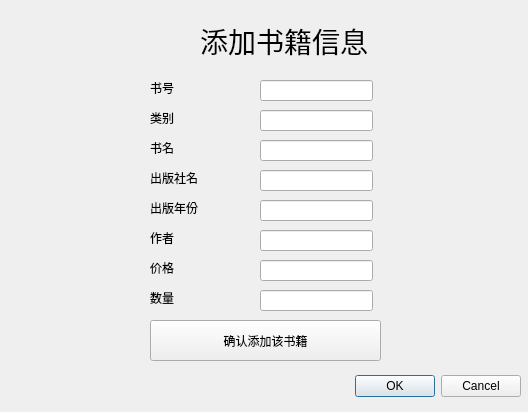
<?xml version="1.0" encoding="UTF-8"?>
<ui version="4.0">
 <class>AddBook</class>
 <widget class="QDialog" name="AddBook">
  <property name="geometry">
   <rect>
    <x>0</x>
    <y>0</y>
    <width>528</width>
    <height>412</height>
   </rect>
  </property>
  <property name="windowTitle">
   <string>Dialog</string>
  </property>
  <widget class="QDialogButtonBox" name="buttonBox">
   <property name="geometry">
    <rect>
     <x>180</x>
     <y>370</y>
     <width>341</width>
     <height>32</height>
    </rect>
   </property>
   <property name="orientation">
    <enum>Qt::Horizontal</enum>
   </property>
   <property name="standardButtons">
    <set>QDialogButtonBox::Cancel|QDialogButtonBox::Ok</set>
   </property>
  </widget>
  <widget class="QLabel" name="label">
   <property name="geometry">
    <rect>
     <x>150</x>
     <y>80</y>
     <width>60</width>
     <height>16</height>
    </rect>
   </property>
   <property name="text">
    <string>书号</string>
   </property>
  </widget>
  <widget class="QLineEdit" name="lineEdit">
   <property name="geometry">
    <rect>
     <x>260</x>
     <y>80</y>
     <width>113</width>
     <height>21</height>
    </rect>
   </property>
  </widget>
  <widget class="QLineEdit" name="lineEdit_2">
   <property name="geometry">
    <rect>
     <x>260</x>
     <y>110</y>
     <width>113</width>
     <height>21</height>
    </rect>
   </property>
  </widget>
  <widget class="QLabel" name="label_2">
   <property name="geometry">
    <rect>
     <x>150</x>
     <y>110</y>
     <width>60</width>
     <height>16</height>
    </rect>
   </property>
   <property name="text">
    <string>类别</string>
   </property>
  </widget>
  <widget class="QLineEdit" name="lineEdit_3">
   <property name="geometry">
    <rect>
     <x>260</x>
     <y>140</y>
     <width>113</width>
     <height>21</height>
    </rect>
   </property>
  </widget>
  <widget class="QLabel" name="label_3">
   <property name="geometry">
    <rect>
     <x>150</x>
     <y>140</y>
     <width>60</width>
     <height>16</height>
    </rect>
   </property>
   <property name="text">
    <string>书名</string>
   </property>
  </widget>
  <widget class="QLineEdit" name="lineEdit_4">
   <property name="geometry">
    <rect>
     <x>260</x>
     <y>170</y>
     <width>113</width>
     <height>21</height>
    </rect>
   </property>
  </widget>
  <widget class="QLabel" name="label_4">
   <property name="geometry">
    <rect>
     <x>150</x>
     <y>170</y>
     <width>60</width>
     <height>16</height>
    </rect>
   </property>
   <property name="text">
    <string>出版社名</string>
   </property>
  </widget>
  <widget class="QLineEdit" name="lineEdit_5">
   <property name="geometry">
    <rect>
     <x>260</x>
     <y>200</y>
     <width>113</width>
     <height>21</height>
    </rect>
   </property>
  </widget>
  <widget class="QLabel" name="label_5">
   <property name="geometry">
    <rect>
     <x>150</x>
     <y>200</y>
     <width>60</width>
     <height>16</height>
    </rect>
   </property>
   <property name="text">
    <string>出版年份</string>
   </property>
  </widget>
  <widget class="QLineEdit" name="lineEdit_6">
   <property name="geometry">
    <rect>
     <x>260</x>
     <y>230</y>
     <width>113</width>
     <height>21</height>
    </rect>
   </property>
  </widget>
  <widget class="QLabel" name="label_6">
   <property name="geometry">
    <rect>
     <x>150</x>
     <y>230</y>
     <width>60</width>
     <height>16</height>
    </rect>
   </property>
   <property name="text">
    <string>作者</string>
   </property>
  </widget>
  <widget class="QLineEdit" name="lineEdit_7">
   <property name="geometry">
    <rect>
     <x>260</x>
     <y>260</y>
     <width>113</width>
     <height>21</height>
    </rect>
   </property>
  </widget>
  <widget class="QLabel" name="label_7">
   <property name="geometry">
    <rect>
     <x>150</x>
     <y>260</y>
     <width>60</width>
     <height>16</height>
    </rect>
   </property>
   <property name="text">
    <string>价格</string>
   </property>
  </widget>
  <widget class="QPushButton" name="pushButton">
   <property name="geometry">
    <rect>
     <x>150</x>
     <y>320</y>
     <width>231</width>
     <height>41</height>
    </rect>
   </property>
   <property name="text">
    <string>确认添加该书籍</string>
   </property>
  </widget>
  <widget class="QLabel" name="label_8">
   <property name="geometry">
    <rect>
     <x>150</x>
     <y>290</y>
     <width>60</width>
     <height>16</height>
    </rect>
   </property>
   <property name="text">
    <string>数量</string>
   </property>
  </widget>
  <widget class="QLineEdit" name="lineEdit_8">
   <property name="geometry">
    <rect>
     <x>260</x>
     <y>290</y>
     <width>113</width>
     <height>21</height>
    </rect>
   </property>
   <property name="text">
    <string/>
   </property>
  </widget>
  <widget class="QLabel" name="label_9">
   <property name="geometry">
    <rect>
     <x>200</x>
     <y>10</y>
     <width>191</width>
     <height>61</height>
    </rect>
   </property>
   <property name="font">
    <font>
     <pointsize>21</pointsize>
    </font>
   </property>
   <property name="text">
    <string>添加书籍信息</string>
   </property>
  </widget>
 </widget>
 <resources/>
 <connections>
  <connection>
   <sender>buttonBox</sender>
   <signal>accepted()</signal>
   <receiver>AddBook</receiver>
   <slot>accept()</slot>
   <hints>
    <hint type="sourcelabel">
     <x>248</x>
     <y>254</y>
    </hint>
    <hint type="destinationlabel">
     <x>157</x>
     <y>274</y>
    </hint>
   </hints>
  </connection>
  <connection>
   <sender>buttonBox</sender>
   <signal>rejected()</signal>
   <receiver>AddBook</receiver>
   <slot>reject()</slot>
   <hints>
    <hint type="sourcelabel">
     <x>316</x>
     <y>260</y>
    </hint>
    <hint type="destinationlabel">
     <x>286</x>
     <y>274</y>
    </hint>
   </hints>
  </connection>
 </connections>
</ui>
